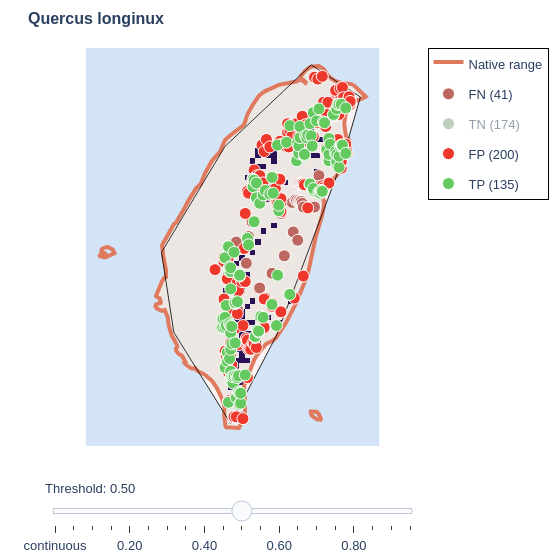

Notebook source saved alongside this figure:
### Markdown cell above
## Threshold slider and confusion overlay

`make_interactive_map` adds the sPlotOpen plots as a confusion overlay with a threshold slider. It opens at a 0.5 cut-off, so the map shows the model's presence/absence decision.

You can toggle any class on or off in the legend (true negatives start off). Drag the slider to change the threshold, all the way down to *continuous* for the raw probability surface, and watch precision and recall trade off.

> Resolution note: the coloured surface uses a coarser prediction grid than the point-level scores that classify the plots. Near the threshold, a plot can end up on a cell binarised to the *other* class, for example a true negative sitting on a "present" cell, because the grid cell's centre and the plot's exact location fell on opposite sides of the cut-off. That's just a rendering artifact of the resolution mismatch; each plot's own class, and the counts, are correct.

### Code cell
if HAVE_PREDS:
    fig = make_interactive_map(lons, lats, land_idx, probs,
                               L[in_range], T[in_range], P[in_range],
                               crop, range_gdf, world, title=SPECIES)
    fig.update_layout(width=560, height=560)
    fig.show(config={"scrollZoom": True})
else:
    print("Skipped: needs this run's test_predictions.h5 (see the note above).")
